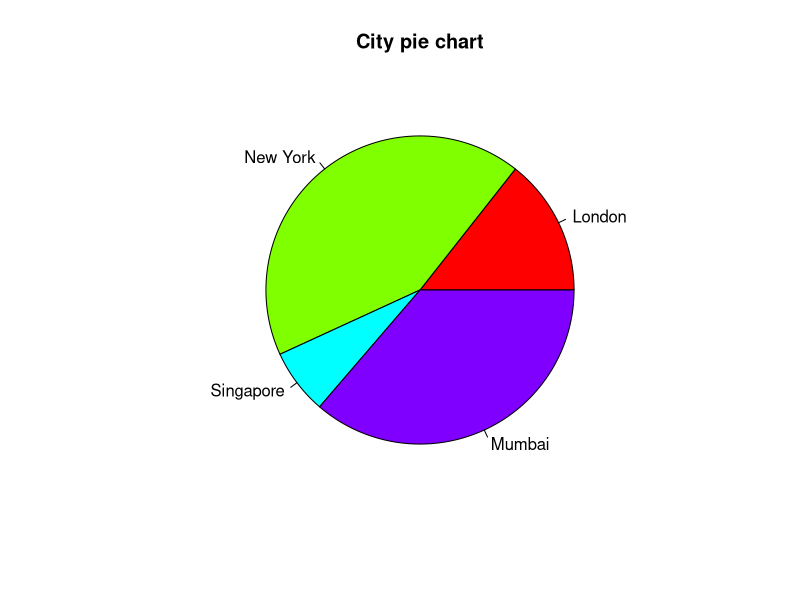
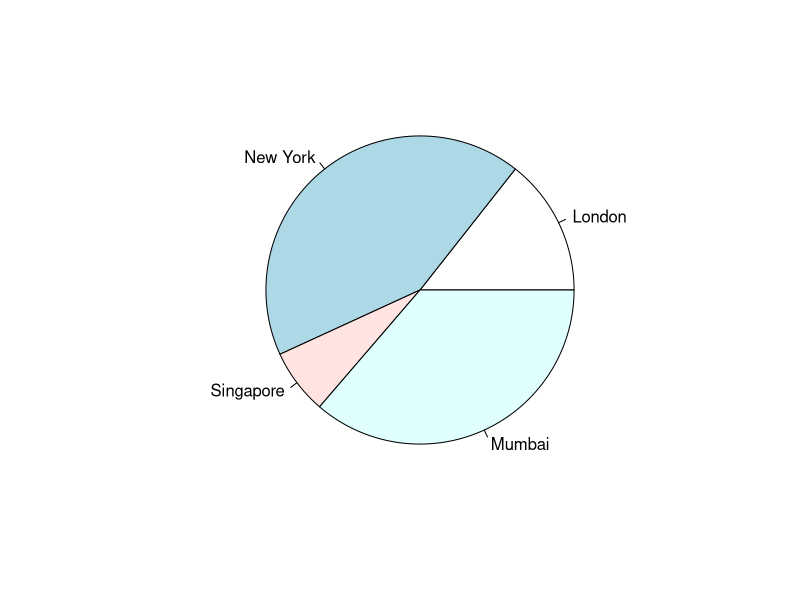
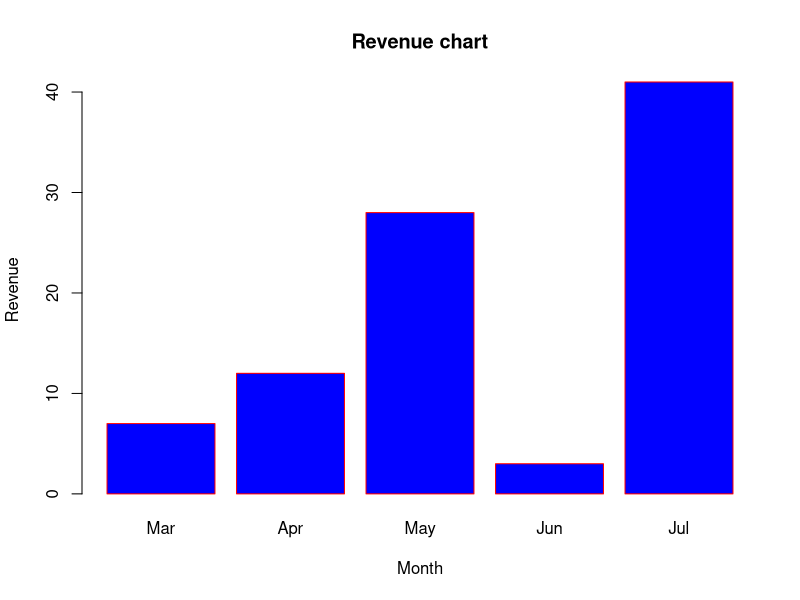
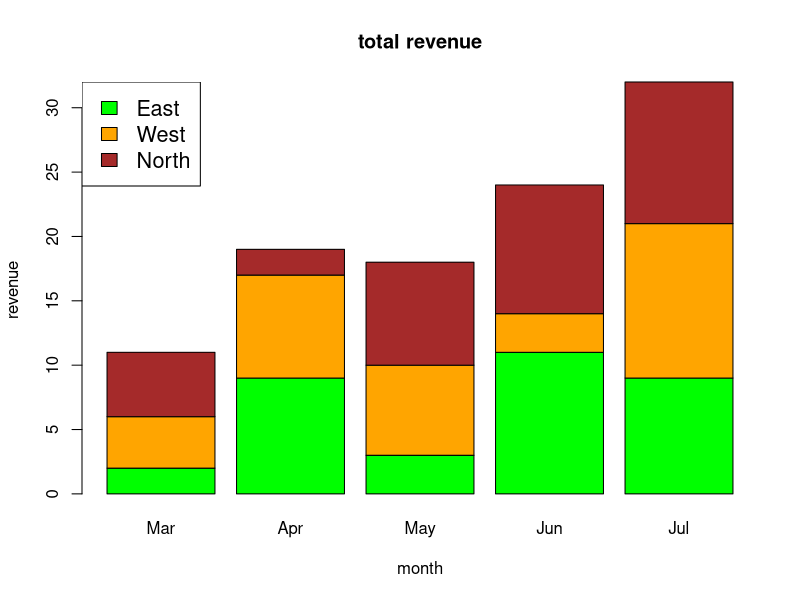
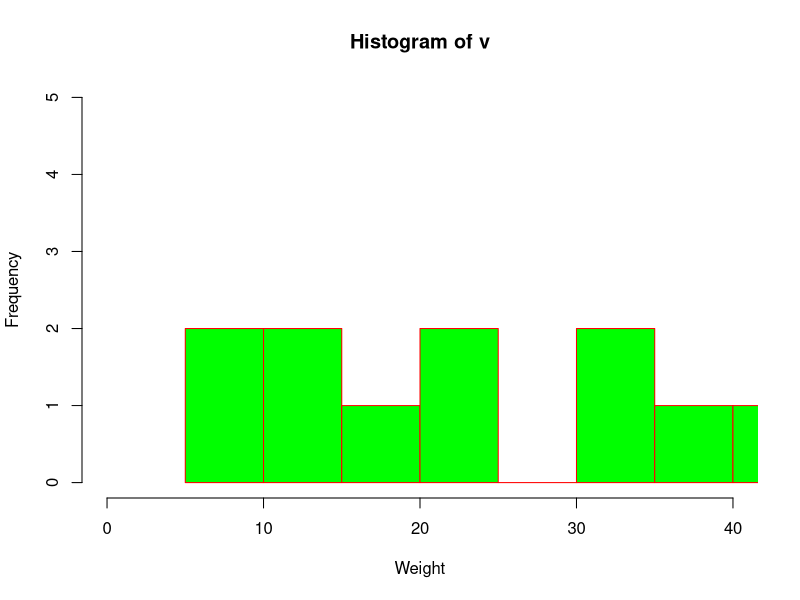
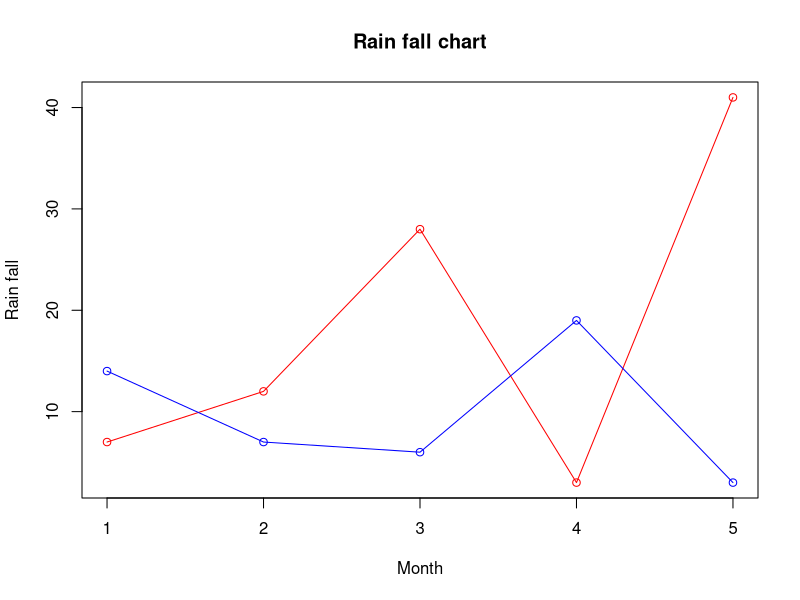

Write R code to recreate these figures, in order.
x <- c(21, 62, 10, 53)
labels <- c("London", "New York", "Singapore", "Mumbai")
png(file = "city.jpg")
pie(x,labels)
dev.off()
pie(x, labels, main="City pie chart", col=rainbow(length(x)))



# Create the data for the chart.
H <- c(7,12,28,3,41)
M <- c("Mar","Apr","May","Jun","Jul")
# Give the chart file a name.
png(file = "barchart_months_revenue.png")
# Plot the bar chart.
barplot(H,names.arg=M,xlab="Month",ylab="Revenue",col="blue",
        main="Revenue chart",border="red")
# Save the file.
dev.off()




# Create the input vectors.
colors <- c("green","orange","brown")
months <- c("Mar","Apr","May","Jun","Jul")
regions <- c("East","West","North")
# Create the matrix of the values.
Values <- matrix(c(2,9,3,11,9,4,8,7,3,12,5,2,8,10,11),nrow=3,ncol=5,byrow=TRUE)
# Give the chart file a name.
png(file = "barchart_stacked.png")
# Create the bar chart.
barplot(Values,main="total revenue",names.arg=months,xlab="month",ylab="revenue",col=colors)
# Add the legend to the chart.
legend("topleft", regions, cex=1.3, fill=colors)
# Save the file.
dev.off()



#jianli  zhifangtu
# Create data for the graph.
v <- c(9,13,21,8,36,22,12,41,31,33,19)
# Give the chart file a name.
png(file = "histogram_lim_breaks.png")
# Create the histogram.
hist(v,xlab="Weight",col="green",border="red",xlim = c(0,40), ylim = c(0,5), breaks = 5 )
# Save the file.
dev.off()




# Create the data for the chart.
v <- c(7,12,28,3,41)
t <- c(14,7,6,19,3)
# Give the chart file a name.
png(file = "line_chart_2_lines.jpg")
# Plot the bar chart.
plot(v,type="o",col="red",xlab="Month",ylab="Rain fall",main="Rain fall chart")
lines(t, type="o", col="blue")
# Save the file.
dev.off()